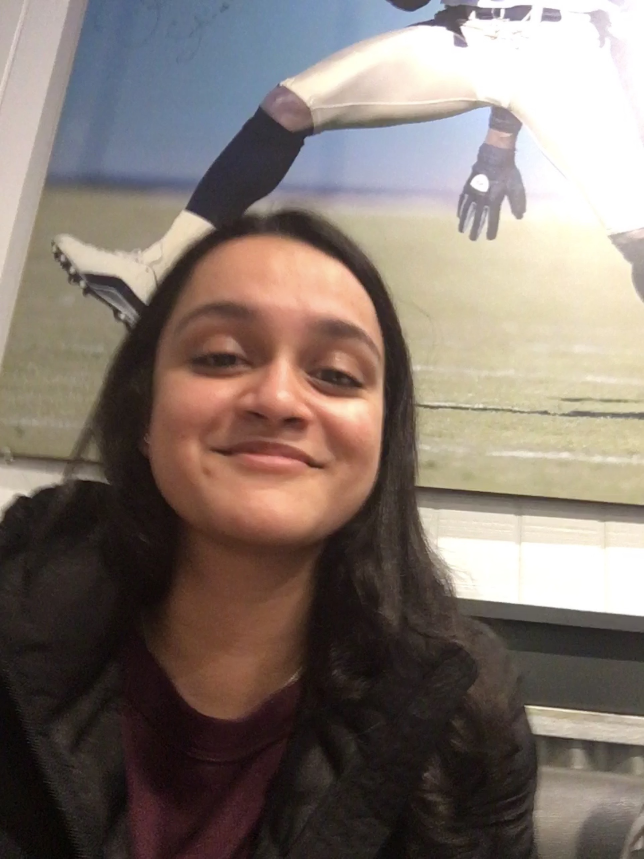
#> input picture Images/leewithasmile.jpg, 1932 x 2576 px, found by its file name (shown at 1/3 size)
$ python 'face detection.py'
#> lines starting #> are read from the running program, lines starting #| are printed output that depends on the picture
import cv2
import numpy as np

faceCascade = cv2.CascadeClassifier("Images/haarcascade_frontalface_default.xml")
img = cv2.imread("Images/leewithasmile.jpg")
#> img is the input picture: shape (2576, 1932, 3); mean B, G, R 110.1, 117.7, 130
imgGray = cv2.cvtColor(img,cv2.COLOR_BGR2GRAY)
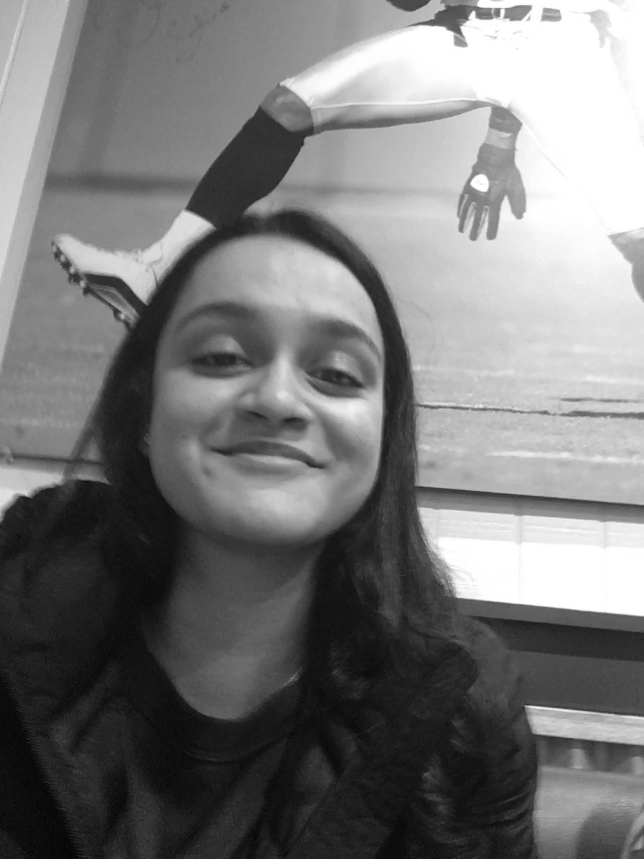
#> imgGray: shape (2576, 1932) (shown at 1/3 size); min 0, max 255, mean 120.5

faces = faceCascade.detectMultiScale(imgGray, 1.1, 4)
#> faces = [[409, 732, 857, 857]]
for (x,y,w,h) in faces:
    cv2.rectangle(img, (x,y), (x+w, y+h), (255,255,0), 3)
#> this loop made 1 pass


imgResize = cv2.resize(img, (640,680))
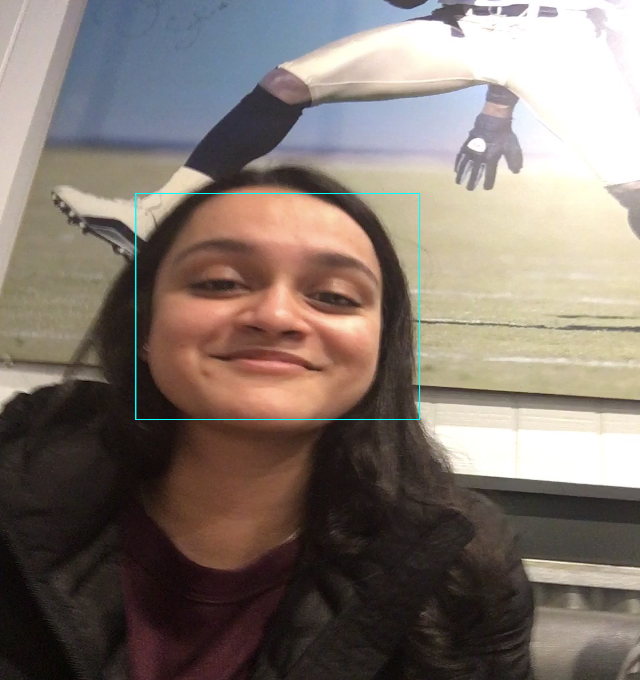
#> imgResize: shape (680, 640, 3); mean B, G, R 110.5, 118, 129.6
cv2.imshow("Result", imgResize)
cv2.waitKey(0)

$ run again, with Images/charles.jpg copied over Images/leewithasmile.jpg
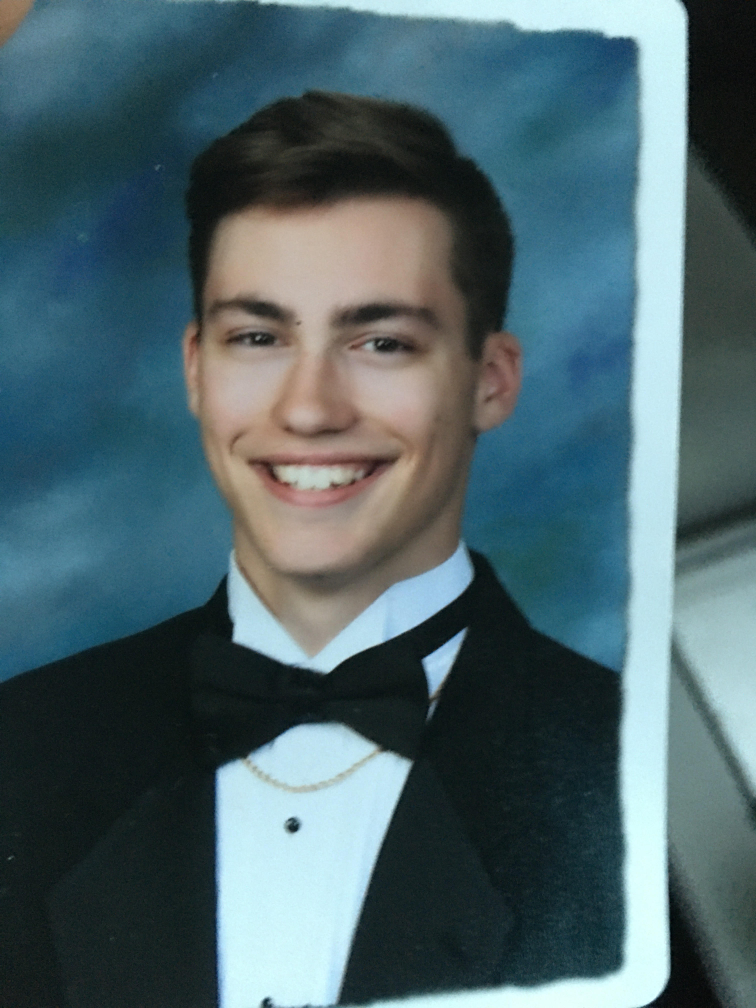
#> input picture Images/charles.jpg, 3024 x 4032 px, found by its file name (shown at 1/4 size)
#> img is the input picture: shape (4032, 3024, 3); mean B, G, R 106.2, 100.2, 77.2
#> `imgGray = cv2.cvtColor(img,cv2.COLOR_BGR2GRAY)`:
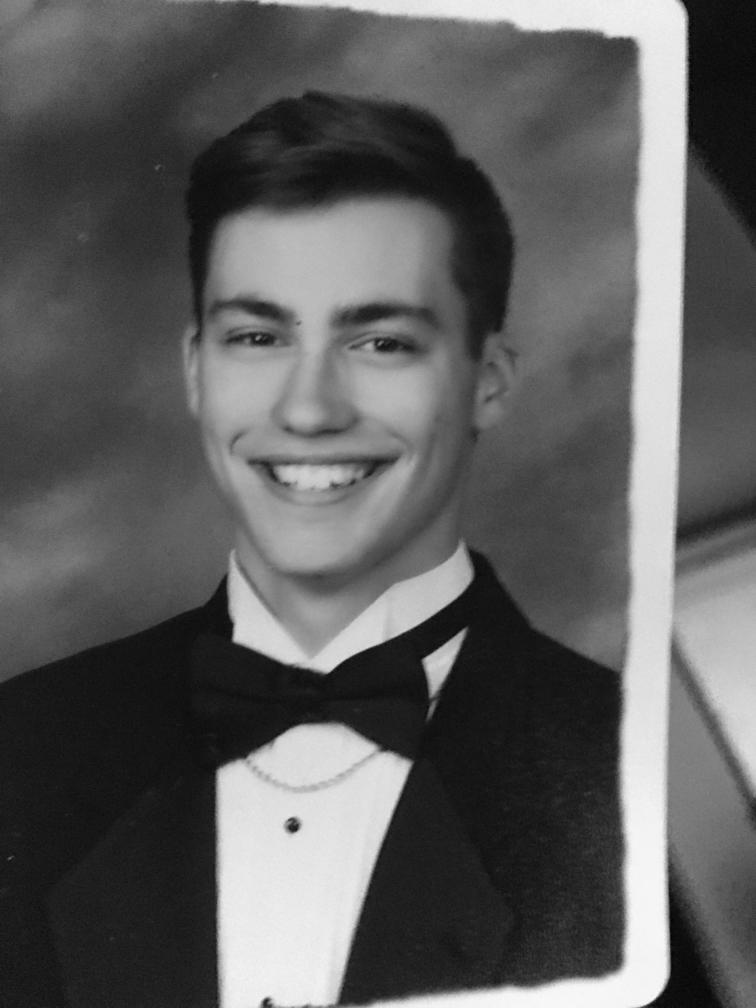
#> imgGray: shape (4032, 3024) (shown at 1/4 size); min 0, max 250, mean 94
#> faces = [[605, 831, 1336, 1336]]
#> the loop `for (x,y,w,h) in faces:` made 1 pass
#> `imgResize = cv2.resize(img, (640,680))`:
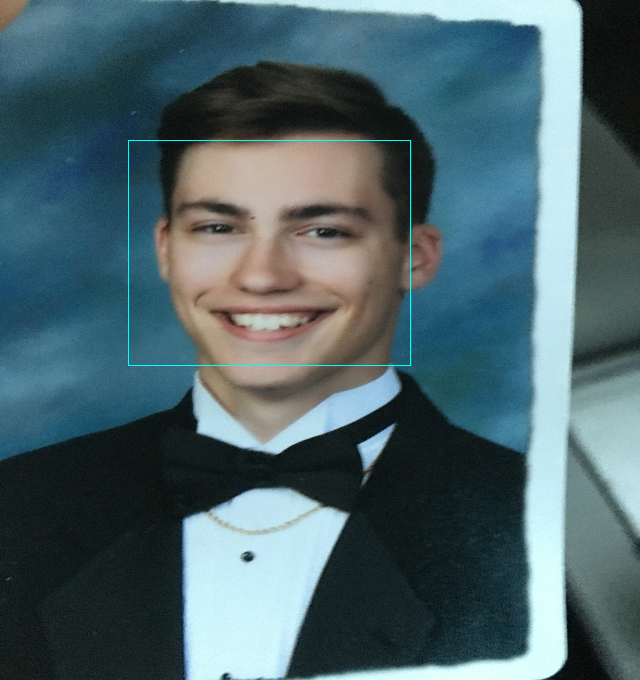
#> imgResize: shape (680, 640, 3); mean B, G, R 106.5, 100.5, 76.9

$ run again, with Images/lathe.jpg copied over Images/leewithasmile.jpg
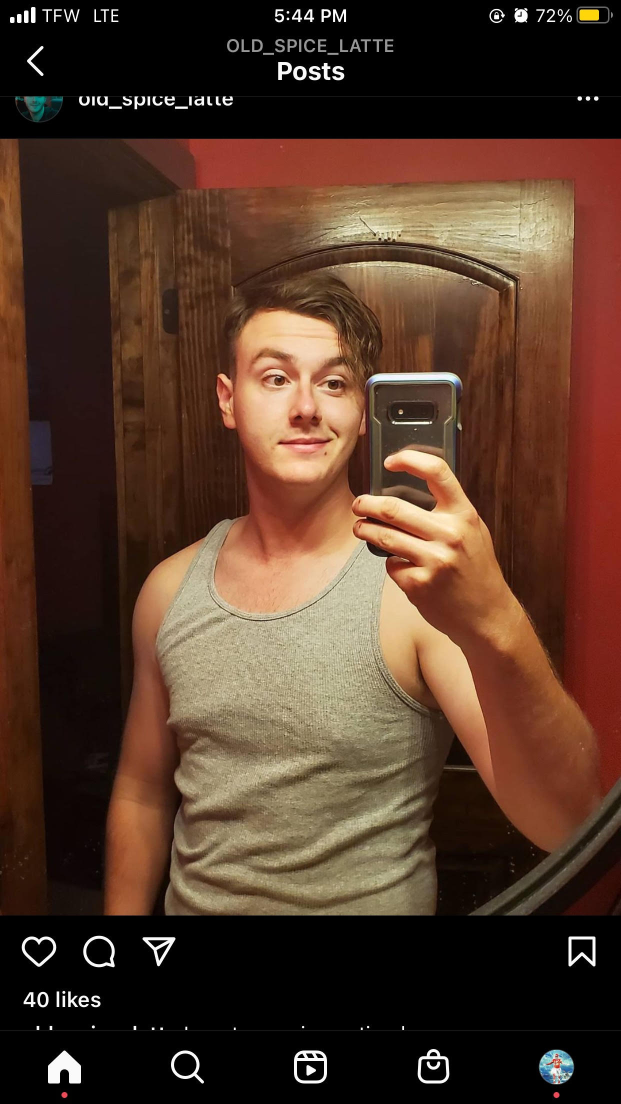
#> input picture Images/lathe.jpg, 1242 x 2208 px, found by its file name (shown at 1/2 size)
#> img is the input picture: shape (2208, 1242, 3); mean B, G, R 40.6, 56, 82.6
#> `imgGray = cv2.cvtColor(img,cv2.COLOR_BGR2GRAY)`:
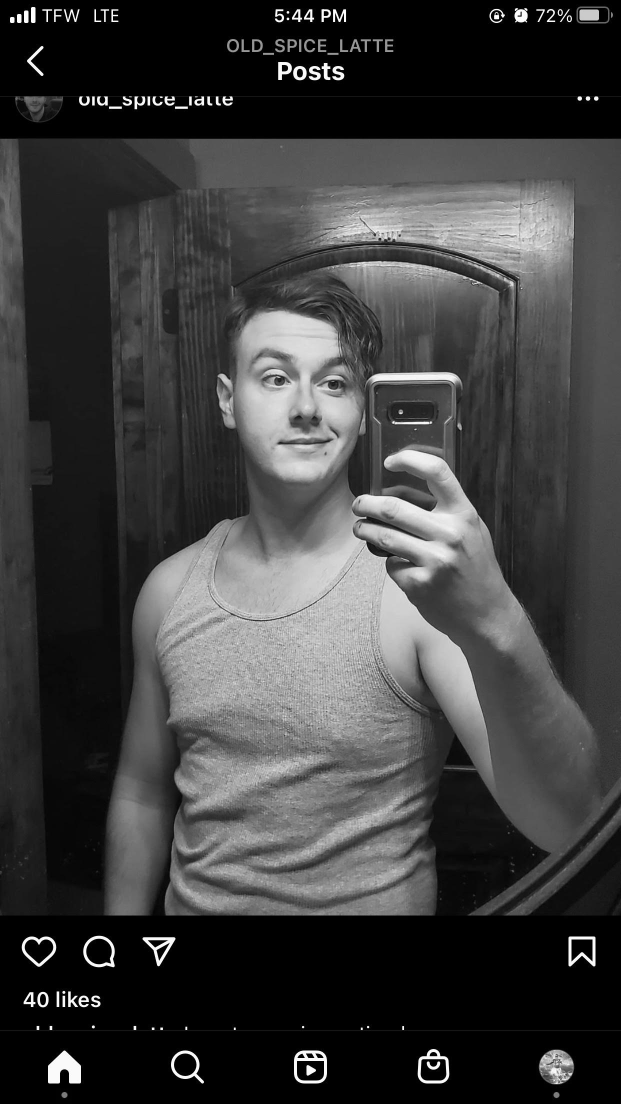
#> imgGray: shape (2208, 1242) (shown at 1/2 size); min 0, max 255, mean 62.2
#> faces = [[442, 630, 322, 322]]
#> the loop `for (x,y,w,h) in faces:` made 1 pass
#> `imgResize = cv2.resize(img, (640,680))`:
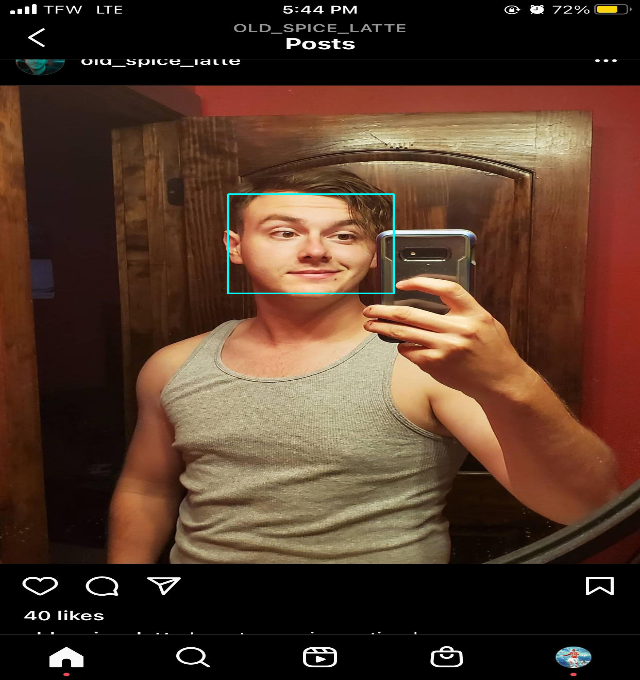
#> imgResize: shape (680, 640, 3); mean B, G, R 41, 56.3, 82.3
